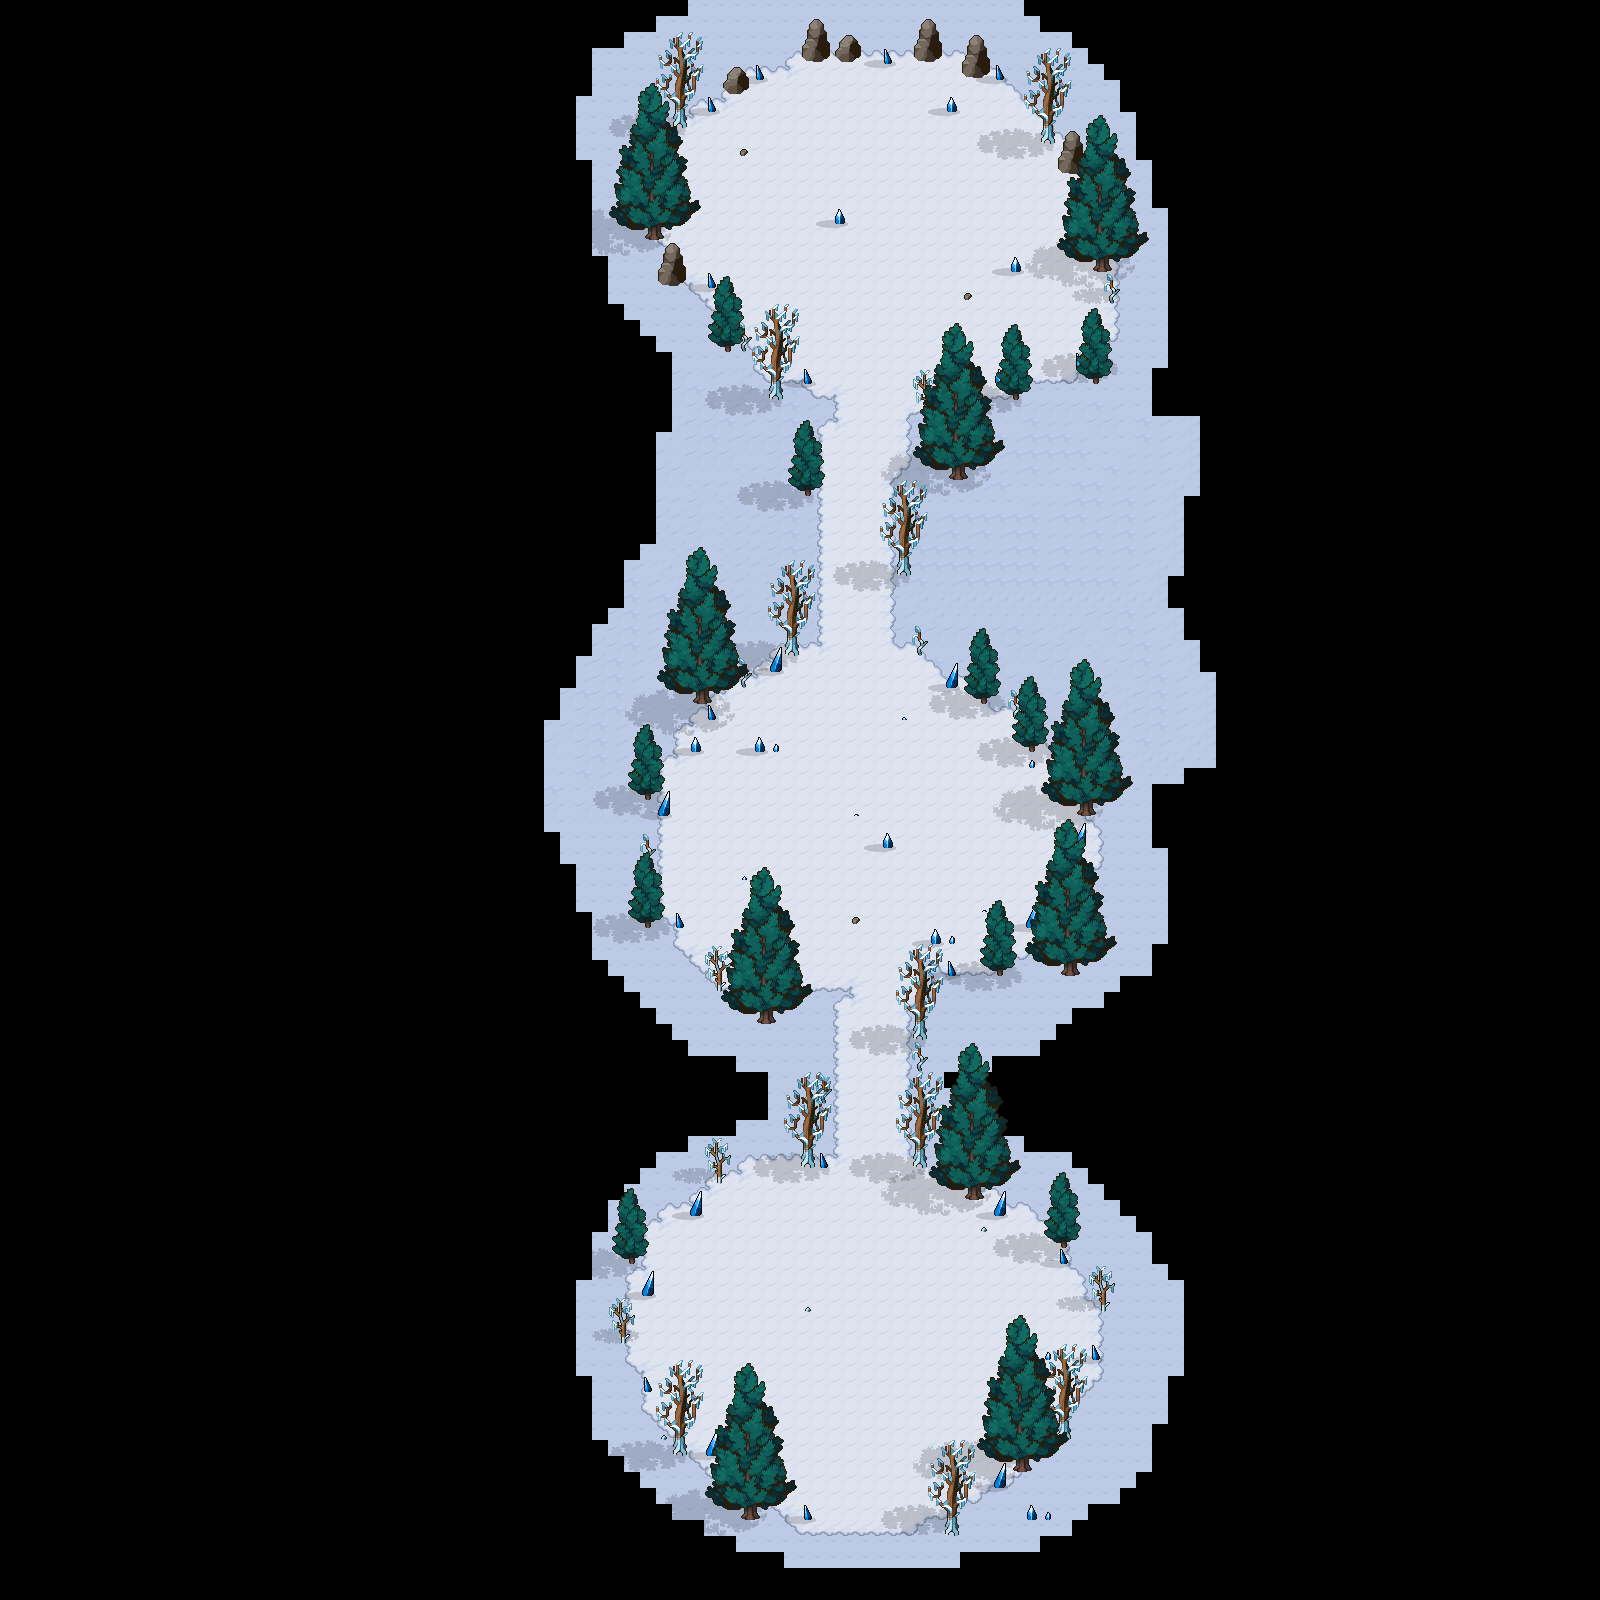

A level layout from a 2D game, rendered from its tile map. Below: a short description, then the map file with tile-grid data replaced by summaries:
An orthogonal 100x100 tile map with 16x16 px tiles, 7 tile layers (background, ground, shodow, shadow2, ...), 7 tilesets.

<map version="1.10" tiledversion="1.12.2" orientation="orthogonal" renderorder="right-down" width="100" height="100" tilewidth="16" tileheight="16" infinite="0" nextlayerid="8" nextobjectid="1">
 <editorsettings>
  <export target="Snowfield.tmj" format="json" />
 </editorsettings>
 <tileset firstgid="1" source="../Tileset/Floors_Tiles.tsx" />
 <tileset firstgid="651" source="../Tileset/Rocks/Rocks.tsx" />
 <tileset firstgid="898" source="../Tileset/Trees/Model_01/Size_02.tsx" />
 <tileset firstgid="1026" source="../Tileset/Trees/Model_01/Size_03.tsx" />
 <tileset firstgid="1182" source="../Tileset/Trees/Model_02/Size_03.tsx" />
 <tileset firstgid="1272" source="../Tileset/Trees/Model_02/Size_05.tsx" />
 <tileset firstgid="1632" source="../Tileset/Shadows/Shadows.tsx" />
 <layer id="1" name="background" width="100" height="100">
  <data>[10000 cells, 3183 non-empty, 10 distinct tile ids]</data>
 </layer>
 <layer id="2" name="ground" width="100" height="100">
  <data>[10000 cells, 1758 non-empty, 20 distinct tile ids]</data>
 </layer>
 <layer id="6" name="shodow" width="100" height="100">
  <data>[10000 cells, 378 non-empty, 38 distinct tile ids]</data>
 </layer>
 <layer id="7" name="shadow2" width="100" height="100">
  <data>[10000 cells, 114 non-empty, 18 distinct tile ids]</data>
 </layer>
 <layer id="3" name="图块层 3" width="100" height="100">
  <data>[10000 cells, 178 non-empty, 36 distinct tile ids]</data>
 </layer>
 <layer id="4" name="tree" width="100" height="100">
  <data>[10000 cells, 483 non-empty, 93 distinct tile ids]</data>
 </layer>
 <layer id="5" name="tree2" width="100" height="100">
  <data>[10000 cells, 480 non-empty, 60 distinct tile ids]</data>
 </layer>
</map>
